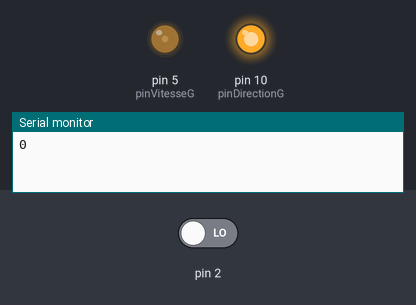
The sketch below on a simulated Arduino Mega 2560, built with avr-gcc and run on an emulated ATmega2560. Shown: output pins drawn as LEDs (lit = HIGH), the last lines printed to the serial monitor. The test bench sets the inputs (shaded band); at power-on: pin 2 LOW.

Above: at 0.05 s.
At 3.95 s:
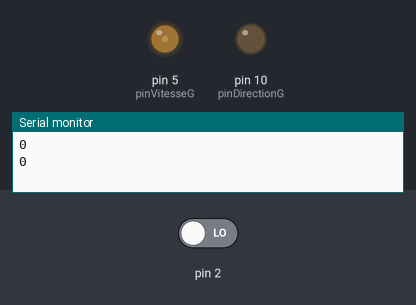
Timing chart, 0 to 4.6 s (numbered marks = the images above):
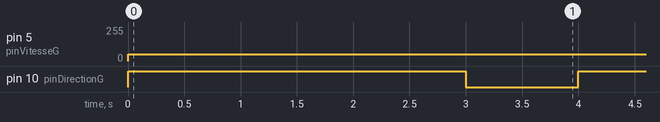

Measured:
- by itself, pin 5 (pinVitesseG): 0/255 → 50/255 at 0.00 s
- by itself, pin 10 (pinDirectionG): alternates HIGH for 3.0 s and LOW for 1.0 s

The sketch:

testMoteurGauche.ino
```cpp
/*****************************
 DAGU MOTEUR *****************
 *****************************/
const byte pinVitesseG =  5;      // déclaration broche moteur
const byte pinVitesseD =  6;
const byte pinDirectionG =  10;
const byte pinDirectionD =  11;
unsigned int tick_codeuse = 0;     // Compteur de tick de la codeuse

//********************DEPLACEMENTS*************************************************************

void avance(byte vitesse){
  digitalWrite(pinDirectionG, HIGH);
  analogWrite(pinVitesseG, vitesse);
}

void recule(byte vitesse){
  digitalWrite(pinDirectionG, LOW);
  analogWrite(pinVitesseG, vitesse);
}

void gauche (byte vitesse){
  digitalWrite(pinDirectionG, LOW);
  analogWrite(pinVitesseG, vitesse);
}
//********************INIT*************************************************************

void setup() {
  Serial.begin(115200);
  pinMode(pinVitesseG, OUTPUT);
  pinMode(pinDirectionG, OUTPUT);
  attachInterrupt(0, compteur, CHANGE);    // Interruption sur tick de la codeuse (interruption 0 = pin2 arduino mega)
}


//********************PROGRAMME PRINCIPAL*************************************************************
void loop() {
  avance(50);
  Serial.println (tick_codeuse);
  delay(3000);
  gauche (50);
   Serial.println (tick_codeuse);
  delay(1000);

}


void compteur(){
    tick_codeuse++;  // On incrémente le nombre de tick de la codeuse
}
```
